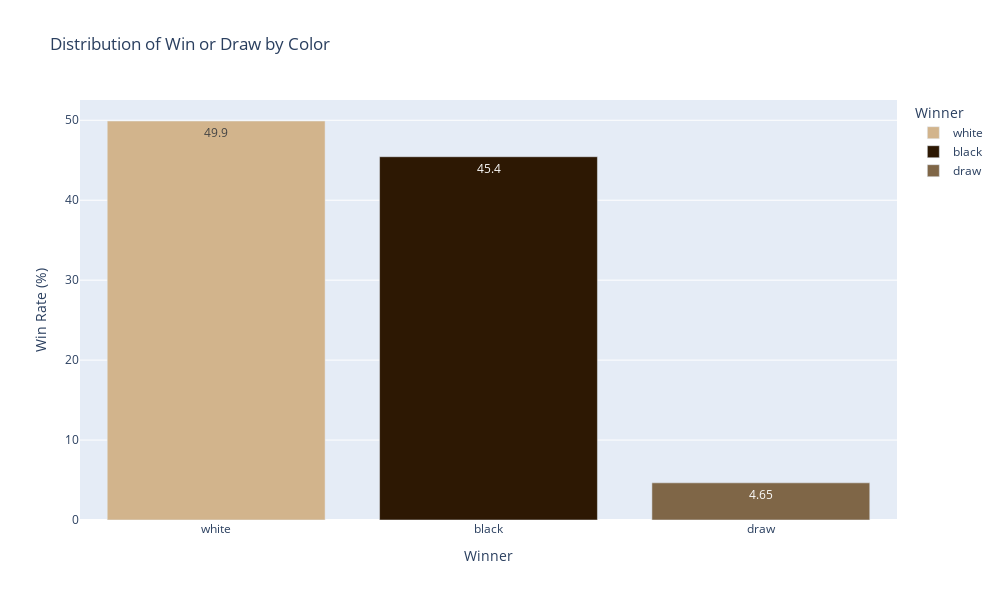

Source (notebook cell):
### Markdown cell above
### Distribuição de taxas de Vitória/Empate por Cor das peças

### Code cell
# Calculando a distribuição de vitórias por cor
count_winner_color = (df['winner'].value_counts(normalize=True)*100).round(2)

# Criando um DataFrame a partir da distribuição calculada
winner_color_df = count_winner_color.reset_index()
winner_color_df.columns = ['winner', 'proportion']

# Definindo as cores para cada categoria
color_map = {'white': colorW, 'black': colorB, 'draw': colorD}

# Gráfico de barras
fig = px.bar(winner_color_df,
             x='winner', y='proportion',
             width=1000, height=600,
             text_auto='.3s',
             title='Distribution of Win or Draw by Color',
             labels={'winner': 'Winner', 'proportion': 'Win Rate (%)'},
             color='winner',
             color_discrete_map=color_map)

fig.show()

### Figure 1 — Plotly figure (JSON) as saved in the notebook; plotly's stock layout.template omitted (floating-point values rounded to 4 significant figures)
{"data": [{"alignmentgroup": "True", "hovertemplate": "Winner=%{x}<br>Win Rate (%)=%{y}<extra></extra>", "legendgroup": "white", "marker": {"color": "#D2B48C", "pattern": {"shape": ""}}, "name": "white", "offsetgroup": "white", "orientation": "v", "showlegend": true, "textposition": "auto", "texttemplate": "%{y:.3s}", "type": "bar", "x": ["white"], "xaxis": "x", "y": [49.91], "yaxis": "y"}, {"alignmentgroup": "True", "hovertemplate": "Winner=%{x}<br>Win Rate (%)=%{y}<extra></extra>", "legendgroup": "black", "marker": {"color": "#2D1803", "pattern": {"shape": ""}}, "name": "black", "offsetgroup": "black", "orientation": "v", "showlegend": true, "textposition": "auto", "texttemplate": "%{y:.3s}", "type": "bar", "x": ["black"], "xaxis": "x", "y": [45.44], "yaxis": "y"}, {"alignmentgroup": "True", "hovertemplate": "Winner=%{x}<br>Win Rate (%)=%{y}<extra></extra>", "legendgroup": "draw", "marker": {"color": "#7F6647", "pattern": {"shape": ""}}, "name": "draw", "offsetgroup": "draw", "orientation": "v", "showlegend": true, "textposition": "auto", "texttemplate": "%{y:.3s}", "type": "bar", "x": ["draw"], "xaxis": "x", "y": [4.65], "yaxis": "y"}], "layout": {"barmode": "relative", "height": 600, "legend": {"title": {"text": "Winner"}, "tracegroupgap": 0}, "title": {"text": "Distribution of Win or Draw by Color"}, "width": 1000, "xaxis": {"anchor": "y", "autorange": true, "categoryarray": ["white", "black", "draw"], "categoryorder": "array", "domain": [0, 1], "range": [-0.5, 2.5], "title": {"text": "Winner"}, "type": "category"}, "yaxis": {"anchor": "x", "autorange": true, "domain": [0, 1], "range": [0, 52.54], "title": {"text": "Win Rate (%)"}, "type": "linear"}}}
